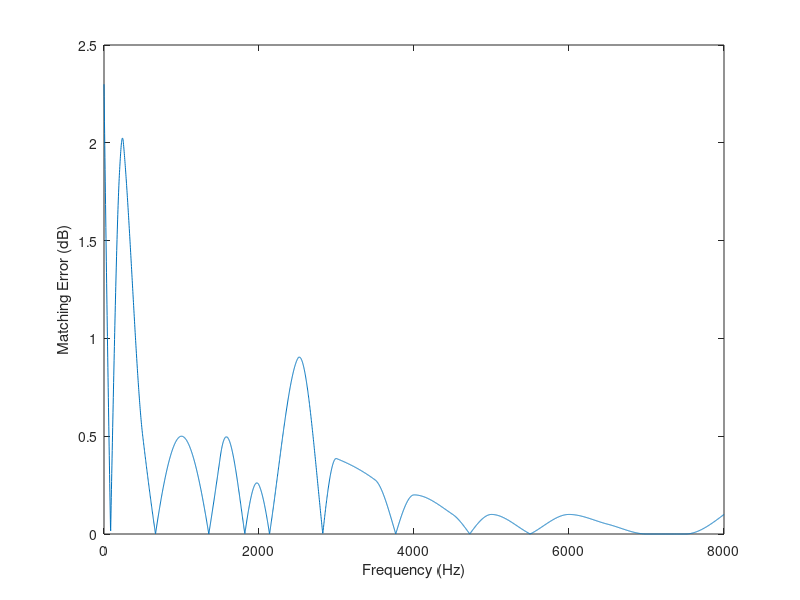

The MATLAB script that drew this image:
clc;
clear all;
%% Investigate the effects of the frequency bands
%Set up audiogram
Fh = 8000;
steps = 50;
audioX = [250 500 1000 2000 4000 8000];
audioConY = [-50 -45 -45 -60 -50 -60];
xq = 0:2:8000;
pCond = pchip(audioX, audioConY, xq);

audioNormY = [0 -8 -5 0 -10 0];
pNorm = pchip(audioX, audioNormY, xq);
% 
% figure;
% plot(xq, pNorm);
% hold on;
% plot(xq, pCond);
% xlabel('Frequency (Hz)');
% ylabel('Hearing Loss (dB)');
% legend('Normal', 'Conductive');

audioConY = -1*audioConY;

H3FA = (audioConY(2) + audioConY(3) + audioConY(4))/3;
X = 0.15*H3FA;
ki = [-17 -8 1 -1 -2 -2 -2];

IG = 1:length(audioConY);
for i=1:length(audioConY)
   IG(i) = X + (0.31*H3FA) + ki(i);
end

pIG = pchip(audioX, IG, xq);

% figure;
% plot(xq, pIG);
% xlabel('Frequency (Hz)');
% ylabel('Insertion Gain (dB)');

filtX = [25 50 100 200 250 500 1000 1500 2000 2500 3000 3500 4000 4500 5000 5500 6000 6500 7000 7500 8000];

band8 = [-4.25 -2.75 0.2 5.75 8 15.5 23.5 23.5 21.75 22.5 20.9 20.8 21.2 21.1 20.9 21 21.1 21.05 21 21   21.1];

pb8 = pchip(filtX, band8, xq);

matchError8 = abs(minus(pb8,  pIG));

figure;
plot(xq, matchError8);
xlabel('Frequency (Hz)');
ylabel('Matching Error (dB)');

meanError = mean(matchError8)
maxError = max(matchError8)


%mean(pIG(1406:4001))
  
